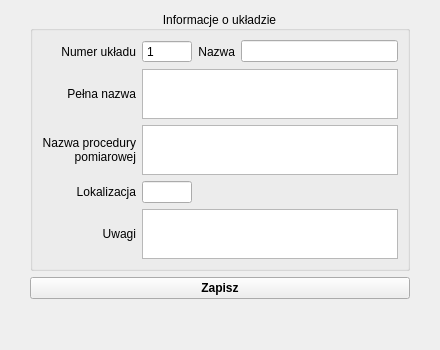
             <widget class="QWidget" name="tab_3">
              <attribute name="title">
               <string>Układ</string>
              </attribute>
              <layout class="QGridLayout" name="gridLayout_24">
               <item row="0" column="0" rowspan="2">
                <spacer name="horizontalSpacer_10">
                 <property name="orientation">
                  <enum>Qt::Horizontal</enum>
                 </property>
                 <property name="sizeHint" stdset="0">
                  <size>
                   <width>19</width>
                   <height>218</height>
                  </size>
                 </property>
                </spacer>
               </item>
               <item row="0" column="1">
                <widget class="QGroupBox" name="groupBox_17">
                 <property name="title">
                  <string>Informacje o układzie</string>
                 </property>
                 <property name="alignment">
                  <set>Qt::AlignCenter</set>
                 </property>
                 <layout class="QGridLayout" name="gridLayout_21">
                  <item row="0" column="0">
                   <widget class="QLabel" name="label_42">
                    <property name="text">
                     <string>Numer układu</string>
                    </property>
                    <property name="alignment">
                     <set>Qt::AlignRight|Qt::AlignTrailing|Qt::AlignVCenter</set>
                    </property>
                   </widget>
                  </item>
                  <item row="0" column="2">
                   <widget class="QLabel" name="label_43">
                    <property name="text">
                     <string>Nazwa</string>
                    </property>
                    <property name="alignment">
                     <set>Qt::AlignRight|Qt::AlignTrailing|Qt::AlignVCenter</set>
                    </property>
                   </widget>
                  </item>
                  <item row="0" column="3">
                   <widget class="QLineEdit" name="name_lineEdit"/>
                  </item>
                  <item row="1" column="0">
                   <widget class="QLabel" name="label_44">
                    <property name="text">
                     <string>Pełna nazwa</string>
                    </property>
                    <property name="alignment">
                     <set>Qt::AlignRight|Qt::AlignTrailing|Qt::AlignVCenter</set>
                    </property>
                   </widget>
                  </item>
                  <item row="1" column="1" colspan="3">
                   <widget class="QPlainTextEdit" name="fullName_plainTextEdit">
                    <property name="maximumSize">
                     <size>
                      <width>16777215</width>
                      <height>50</height>
                     </size>
                    </property>
                   </widget>
                  </item>
                  <item row="2" column="0">
                   <widget class="QLabel" name="label_45">
                    <property name="text">
                     <string>Nazwa procedury pomiarowej</string>
                    </property>
                    <property name="alignment">
                     <set>Qt::AlignRight|Qt::AlignTrailing|Qt::AlignVCenter</set>
                    </property>
                    <property name="wordWrap">
                     <bool>true</bool>
                    </property>
                   </widget>
                  </item>
                  <item row="2" column="1" colspan="3">
                   <widget class="QPlainTextEdit" name="measurementProcedureName_plainTextEdit">
                    <property name="maximumSize">
                     <size>
                      <width>16777215</width>
                      <height>50</height>
                     </size>
                    </property>
                   </widget>
                  </item>
                  <item row="3" column="0">
                   <widget class="QLabel" name="label_46">
                    <property name="text">
                     <string>Lokalizacja</string>
                    </property>
                    <property name="alignment">
                     <set>Qt::AlignRight|Qt::AlignTrailing|Qt::AlignVCenter</set>
                    </property>
                   </widget>
                  </item>
                  <item row="3" column="1">
                   <widget class="QLineEdit" name="location_lineEdit">
                    <property name="maximumSize">
                     <size>
                      <width>50</width>
                      <height>16777215</height>
                     </size>
                    </property>
                   </widget>
                  </item>
                  <item row="3" column="2" colspan="2">
                   <spacer name="horizontalSpacer_9">
                    <property name="orientation">
                     <enum>Qt::Horizontal</enum>
                    </property>
                    <property name="sizeHint" stdset="0">
                     <size>
                      <width>176</width>
                      <height>20</height>
                     </size>
                    </property>
                   </spacer>
                  </item>
                  <item row="4" column="0">
                   <widget class="QLabel" name="label_47">
                    <property name="text">
                     <string>Uwagi</string>
                    </property>
                    <property name="alignment">
                     <set>Qt::AlignRight|Qt::AlignTrailing|Qt::AlignVCenter</set>
                    </property>
                   </widget>
                  </item>
                  <item row="4" column="1" colspan="3">
                   <widget class="QPlainTextEdit" name="notes_plainTextEdit">
                    <property name="maximumSize">
                     <size>
                      <width>16777215</width>
                      <height>50</height>
                     </size>
                    </property>
                   </widget>
                  </item>
                  <item row="0" column="1">
                   <widget class="QSpinBox" name="number_spinBox">
                    <property name="buttonSymbols">
                     <enum>QAbstractSpinBox::NoButtons</enum>
                    </property>
                    <property name="minimum">
                     <number>1</number>
                    </property>
                   </widget>
                  </item>
                 </layout>
                </widget>
               </item>
               <item row="2" column="1">
                <spacer name="verticalSpacer_4">
                 <property name="orientation">
                  <enum>Qt::Vertical</enum>
                 </property>
                 <property name="sizeHint" stdset="0">
                  <size>
                   <width>20</width>
                   <height>40</height>
                  </size>
                 </property>
                </spacer>
               </item>
               <item row="0" column="2" rowspan="2">
                <spacer name="horizontalSpacer_11">
                 <property name="orientation">
                  <enum>Qt::Horizontal</enum>
                 </property>
                 <property name="sizeHint" stdset="0">
                  <size>
                   <width>19</width>
                   <height>218</height>
                  </size>
                 </property>
                </spacer>
               </item>
               <item row="1" column="1">
                <widget class="QPushButton" name="saveSystemInfo_pushButton">
                 <property name="font">
                  <font>
                   <weight>75</weight>
                   <bold>true</bold>
                  </font>
                 </property>
                 <property name="text">
                  <string>Zapisz</string>
                 </property>
                </widget>
               </item>
              </layout>
             </widget>
